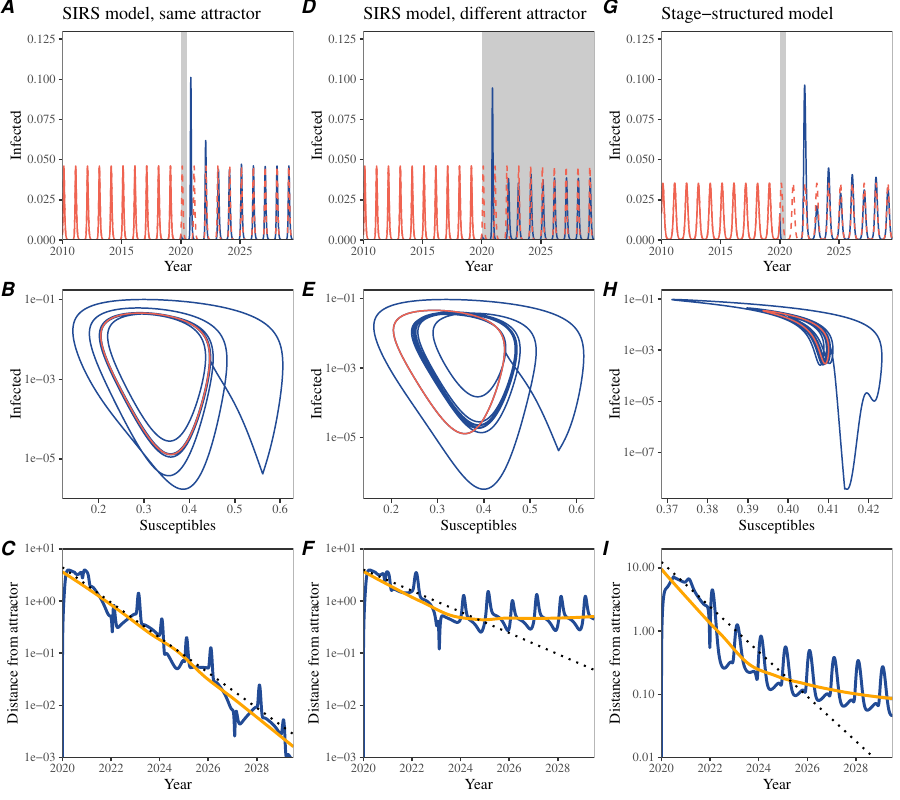

Generate this figure with R:
library(deSolve)
library(dplyr)
library(ggplot2); theme_set(theme_bw(base_family = "Times"))
library(egg)
library(gridExtra)
source("../R/simulate_sirs.R")
source("../R/simulate_rsv_pitzer.R")
source("../R/distfun.R")

ss_perturb_sirs <- simulate_sirs(
  tmax=2040) %>%
  filter(time >= 2010, time < 2029.5) %>%
  mutate(
    group=time < 2020
  )

ss_unperturb_sirs <- simulate_sirs(tmax=2040,npifun=function(x)1) %>%
  filter(time >= 2010, time < 2029.5)

time <- ss_perturb_sirs$time

mat_perturb_SI_sirs <- matrix(c(ss_perturb_sirs$S, log(ss_perturb_sirs$I)), ncol=2)
mat_unperturb_SI_sirs <- matrix(c(ss_unperturb_sirs$S, log(ss_unperturb_sirs$I)), ncol=2)

dist_SI_sirs <- distfun(mat_perturb_SI_sirs, mat_unperturb_SI_sirs,
                   ss_perturb_sirs$time,
                   2020, "all")

g1 <- ggplot(ss_perturb_sirs) +
  annotate("rect", xmin=2020, xmax=2020.5, ymin=-Inf, ymax=Inf, fill="gray70") +
  geom_line(aes(time, I, col=group)) +
  geom_line(data=ss_unperturb_sirs, aes(time, I), lty=2, col="#EF6351") +
  scale_x_continuous("Year", expand=c(0, 0), limits=c(2016, 2029.5),
                     breaks=c(2016, 2018, 2020, 2022, 2024, 2026, 2028, 2030)) +
  scale_y_continuous("Infected", expand=c(0, 0), limits=c(0, 0.13)) +
  scale_color_manual(values=c("#224B95", "#EF6351")) +
  ggtitle("SIRS model, same attractor") +
  theme(
    panel.grid = element_blank(),
    legend.position = "none"
  )

ee_sirs <- eigen_sirs()

g2 <- ggplot(bind_cols(as.data.frame(mat_perturb_SI_sirs), data.frame(time=time))) +
  geom_path(aes(V1, exp(V2)), col="#224B95") +
  geom_path(data=bind_cols(as.data.frame(mat_unperturb_SI_sirs), data.frame(time=time)),
            aes(V1, exp(V2)), col="#EF6351") +
  scale_x_continuous("Susceptibles") +
  scale_y_log10("Infected") +
  theme(
    panel.grid = element_blank(),
    legend.position = "none"
  )

maxt_SI_sirs <- dist_SI_sirs$time[which.max(dist_SI_sirs$dist)]
lfit_SI_sirs <- lm(log(dist)~time, data=filter(dist_SI_sirs, time>=maxt_SI_sirs))

g3 <- ggplot(filter(dist_SI_sirs, time >= 2020)) +
  geom_line(aes(time, dist), col="#224B95", lwd=1) +
  # geom_vline(xintercept=maxt_SI_sirs, lty=2, col="#224B95") +
  # geom_smooth(data=filter(dist_SI_sirs, time>=maxt_SI_sirs), aes(time, dist), method="lm", col="#224B95") +
  geom_smooth(aes(time, dist), method="loess", col="orange") +
  geom_function(fun=function(x) exp(predict(lfit_SI_sirs)[1]) * exp(-ee_sirs*(x-maxt_SI_sirs)),
                lwd=2, lty=3) +
  scale_x_continuous("Year", expand=c(0, 0), limits=c(NA, 2029.5),
                     breaks=seq(2020, 2030, by=2)) +
  scale_y_log10("Distance from attractor", expand=c(0, 0)) +
  coord_cartesian(ylim=c(1e-3, 10)) +
  theme(
    panel.grid = element_blank(),
    legend.position = "none"
  )

ss_perturb_sirs2 <- simulate_sirs(
  npifun=function(t) {
    if (t >= 2020 & t < 2020.5) {
      npi <- 0.5
    } else if (t >= 2020.5) {
      npi <- 0.9
    } else {
      npi <- 1
    }
    
    return(npi)
  },
  tmax=2040) %>%
  filter(time >= 2010, time < 2029.5) %>%
  mutate(
    group=time < 2020
  )

mat_perturb_SI_sirs2 <- matrix(c(ss_perturb_sirs2$S, log(ss_perturb_sirs2$I)), ncol=2)

dist_SI_sirs2 <- distfun(mat_perturb_SI_sirs2, mat_unperturb_SI_sirs,
                        ss_perturb_sirs$time,
                        2020, "all")

g4 <- ggplot(ss_perturb_sirs2) +
  annotate("rect", xmin=2020, xmax=2020.5, ymin=-Inf, ymax=Inf, fill="gray70") +
  annotate("rect", xmin=2020.5, xmax=Inf, ymin=-Inf, ymax=Inf, fill="gray90") +
  geom_line(aes(time, I, col=group)) +
  geom_line(data=ss_unperturb_sirs, aes(time, I), lty=2, col="#EF6351") +
  scale_x_continuous("Year", expand=c(0, 0), limits=c(2016, 2029.5),
                     breaks=c(2016, 2018, 2020, 2022, 2024, 2026, 2028, 2030)) +
  scale_y_continuous("Infected", expand=c(0, 0), limits=c(0, 0.13)) +
  scale_color_manual(values=c("#224B95", "#EF6351")) +
  ggtitle("SIRS model, different attractor") +
  theme(
    panel.grid = element_blank(),
    legend.position = "none"
  )

g5 <- ggplot(bind_cols(as.data.frame(mat_perturb_SI_sirs2), data.frame(time=time))) +
  geom_path(aes(V1, exp(V2)), col="#224B95") +
  geom_path(data=bind_cols(as.data.frame(mat_unperturb_SI_sirs), data.frame(time=time)),
            aes(V1, exp(V2)), col="#EF6351") +
  scale_x_continuous("Susceptibles") +
  scale_y_log10("Infected") +
  theme(
    panel.grid = element_blank(),
    legend.position = "none"
  )

ee_sirs2 <- eigen_sirs(b_1=2*(365/7+1/50)*0.9)

maxt_SI_sirs2 <- dist_SI_sirs2$time[which.max(dist_SI_sirs2$dist)]
lfit_SI_sirs2 <- lm(log(dist)~time, data=filter(dist_SI_sirs2, time>=maxt_SI_sirs2, time < maxt_SI_sirs2+1/ee_sirs2))

g6 <- ggplot(filter(dist_SI_sirs2, time >= 2020)) +
  geom_line(aes(time, dist), col="#224B95", lwd=1) +
  geom_smooth(aes(time, dist), method="loess", col="orange") +
  geom_function(fun=function(x) exp(predict(lfit_SI_sirs2)[1]) * exp(-ee_sirs2*(x-maxt_SI_sirs2)),
                lwd=2, lty=3) +
  scale_x_continuous("Year", expand=c(0, 0), limits=c(NA, 2029.5),
                     breaks=seq(2020, 2030, by=2)) +
  scale_y_log10("Distance from attractor", expand=c(0, 0)) +
  coord_cartesian(ylim=c(1e-3, 10)) +
  theme(
    panel.grid = element_blank(),
    legend.position = "none"
  )

ss_perturb_rsv_pitzer <- simulate_rsv_pitzer(tmax=2030) %>%
  filter(time >= 2010, time < 2029.5) %>%
  mutate(
    group=time < 2020
  )

ss_unperturb_rsv_pitzer <- simulate_rsv_pitzer(tmax=2030,npifun=function(x) 1) %>%
  filter(time >= 2010, time < 2029.5)

time_rsv_pitzer <- ss_perturb_rsv_pitzer$time

mat_perturb_SI_rsv_pitzer <- matrix(c(ss_perturb_rsv_pitzer$Seff, log(ss_perturb_rsv_pitzer$prevalence)), ncol=2)
mat_unperturb_SI_rsv_pitzer <- matrix(c(ss_unperturb_rsv_pitzer$Seff, log(ss_unperturb_rsv_pitzer$prevalence)), ncol=2)

dist_SI_rsv_pitzer <- distfun(mat_perturb_SI_rsv_pitzer, mat_unperturb_SI_rsv_pitzer,
                              ss_perturb_rsv_pitzer$time,
                              2020, "all")

g7 <- ggplot(ss_perturb_rsv_pitzer) +
  annotate("rect", xmin=2020, xmax=2020.5, ymin=-Inf, ymax=Inf, fill="gray70") +
  geom_line(aes(time, prevalence, col=group)) +
  geom_line(data=ss_unperturb_rsv_pitzer, aes(time, prevalence), lty=2, col="#EF6351") +
  scale_x_continuous("Year", expand=c(0, 0), limits=c(2016, 2029.5),
                     breaks=c(2016, 2018, 2020, 2022, 2024, 2026, 2028, 2030)) +
  scale_y_continuous("Infected", expand=c(0, 0), limits=c(0, 0.13)) +
  scale_color_manual(values=c("#224B95", "#EF6351")) +
  ggtitle("Stage-structured model") +
  theme(
    panel.grid = element_blank(),
    legend.position = "none"
  )

eigen_all_rsv_pitzer <- eigen_rsv_pitzer()

ee_rsv_pitzer <- -Re(eigen_all_rsv_pitzer$values[Im(eigen_all_rsv_pitzer$values)!=0])[1]

g8 <- ggplot(bind_cols(as.data.frame(mat_perturb_SI_rsv_pitzer), data.frame(time=time_rsv_pitzer))) +
  geom_path(aes(V1, exp(V2)), col="#224B95") +
  geom_path(data=bind_cols(as.data.frame(mat_unperturb_SI_rsv_pitzer), data.frame(time=time_rsv_pitzer)),
            aes(V1, exp(V2)), col="#EF6351") +
  scale_x_continuous("Susceptibles") +
  scale_y_log10("Infected") +
  theme(
    panel.grid = element_blank(),
    legend.position = "none"
  )

maxt_SI_rsv_pitzer <- dist_SI_rsv_pitzer$time[which.max(dist_SI_rsv_pitzer$dist)]
lfit_SI_rsv_pitzer <- lm(log(dist)~time, data=filter(dist_SI_rsv_pitzer, time>=maxt_SI_rsv_pitzer, time<=maxt_SI_rsv_pitzer+1/ee_rsv_pitzer))

g9 <- ggplot(filter(dist_SI_rsv_pitzer, time >= 2020)) +
  geom_line(aes(time, dist), col="#224B95", lwd=1) +
  geom_smooth(aes(time, dist), method="loess", col="orange") +
  # geom_smooth(data=filter(dist_SI_rsv_pitzer, time>=maxt_SI_rsv_pitzer), 
  #             aes(time, dist), col="orange") +
  geom_function(fun=function(x) exp(predict(lfit_SI_rsv_pitzer)[1]) * exp(-ee_rsv_pitzer*(x-maxt_SI_rsv_pitzer)),
                lwd=2, lty=3) +
  scale_x_continuous("Year", expand=c(0, 0), limits=c(NA, 2029.5),
                     breaks=seq(2020, 2030, by=2)) +
  scale_y_log10("Distance from attractor", expand=c(0, 0)) +
  coord_cartesian(ylim=c(1e-2, 20)) +
  theme(
    panel.grid = element_blank(),
    legend.position = "none"
  )

gcomb <- ggarrange(g1, g2, g3, g4, g5, g6, g7, g8, g9,
                   byrow = FALSE,
                   labels=LETTERS[1:9])

ggsave("figure2_simple.pdf", gcomb, width=9, height=8)
